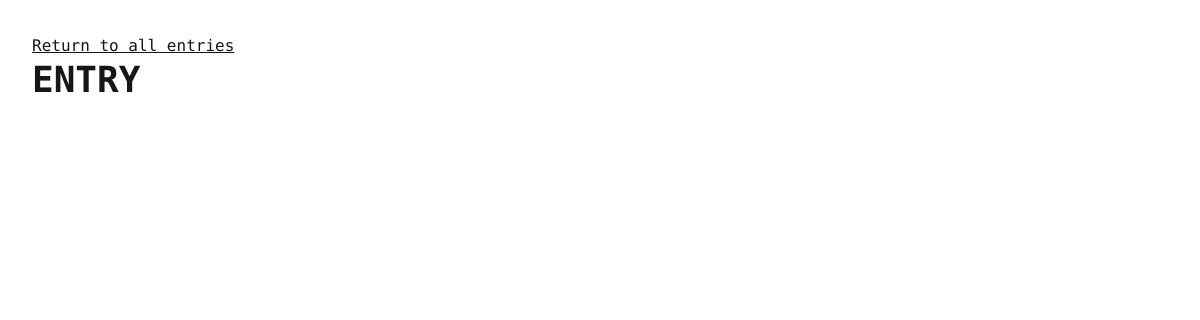
Page /dcii/12 (signed in) on the earlier database version.
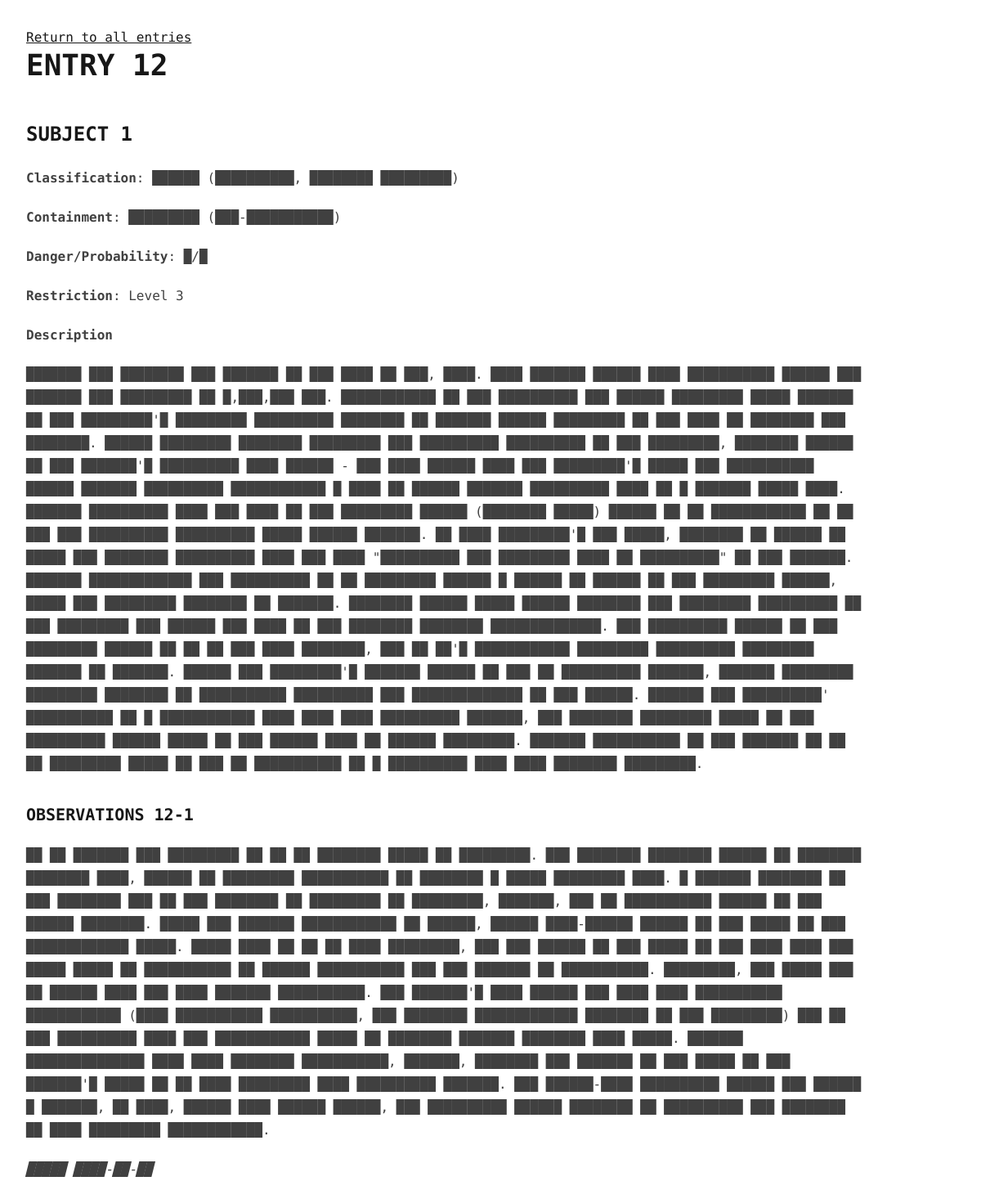
Same page on the later database version.
### app/models/dcii_entry.py (models this page shows, shortened)
class DCIIEntry(db.Model):
    id = db.Column('id', db.Integer, primary_key=True, autoincrement=True)
    subjects = db.relationship('DCIISubject', back_populates='entry', cascade='all, delete-orphan')

class DCIISubject(db.Model):
    id = db.Column('id', db.Integer, primary_key=True, autoincrement=True)
    index = db.Column('index', db.Integer)
    classification_type = db.Column('cls_type', db.String, nullable=False)
    classification_tags = db.Column('cls_tags', db.String, nullable=False)
    classification_qualifier = db.Column('cls_qualifier', db.String, nullable=False)
    containment_status = db.Column('cnt_status', db.String, nullable=False)
    containment_tags = db.Column('cnt_tags', db.String, nullable=False)
    danger = db.Column('danger', db.String, nullable=False)
    probability = db.Column('probability', db.String, nullable=False)
    clearance = db.Column('clearance', db.Integer)
    body = db.Column('body', db.Text, nullable=False)
    entry_id = db.Column(db.Integer, db.ForeignKey('dcii_entry.id'), nullable=False)
    entry = db.relationship('DCIIEntry', back_populates='subjects')
    addons = db.relationship('DCIIAddon', back_populates='subject', cascade='all, delete-orphan')

class DCIIAddon(db.Model):
    id = db.Column('id', db.Integer, primary_key=True, autoincrement=True)
    index = db.Column('index', db.Integer)
    addon_type = db.Column('adn_type', db.String)
    body = db.Column('body', db.Text)
    subject_id = db.Column(db.Integer, db.ForeignKey('dcii_subject.id'), nullable=False)
    subject = db.relationship('DCIISubject', back_populates='addons')

### app/models/user.py (models this page shows)
class User(db.Model, UserMixin):
    id = db.Column('id', db.Integer, primary_key = True, autoincrement = True)
    username = db.Column('username', db.String, unique = True)
    name = db.Column('name', db.String)
    password = db.Column('password', db.String)
    clearance = db.Column('clearance', db.Integer)
    assignment = db.Column('assignment', db.String)

### app/routes/dcii.py (the view)
@app.route('/dcii/<int:entry_id>')
@login_required
def show_entry(entry_id):
    entry = DCIIEntry.query.get(entry_id)
    return render_template('dcii/show_entry.html', entry = entry)

### app/__init__.py (called while the page is built)
def create_app(config_class=Config):
    app = Flask(__name__)
    app.config.from_object(config_class)
    login_manager = LoginManager(app)
    login_manager.login_view = 'login'
    db.init_app(app)
    migrate.init_app(app, db)
    with app.app_context():
        from . import routes, models
        @login_manager.user_loader
        def load_user(user_id):
            return models.user.User.query.get(int(user_id))
        db.create_all()
        return app

### app/routes/dcii.py (called while the page is built)
def process_tags(input_string, current_user):
    pattern = r'<(\d+)>([^<]+)</\1>'
    def redact_content(tag_number, tag_content):
        if current_user.clearance < tag_number:
            return re.sub(r'[a-zA-Z0-9]', '█', tag_content)
        else:
            return tag_content
    def apply_redaction(match):
        tag_number = int(match.group(1))
        tag_content = match.group(2)
        redacted_content = redact_content(tag_number, tag_content)
        return f'{redacted_content}'
    while re.search(pattern, input_string):
        result = re.sub(pattern, apply_redaction, input_string)
        input_string = result
    return input_string

@app.template_filter('process_tags')
def process_tags_filter(input_string, mass_clearance, current_user):
    input_string = str(input_string)
    input_string = "<" + str(mass_clearance) + ">" + input_string + "</" + str(mass_clearance) + ">"
    return process_tags(str(input_string), current_user)

@app.template_filter('markdown_render')
def markdown_render(input_string):
    return markdown.markdown(input_string)

### app/templates/dcii/show_entry.html (shortened to what this page needs)
{% extends 'base.html' %}
{% block content %}
    <a href="{{url_for('dcii_entries_overview')}}">Return to all entries</a>
    <h1>ENTRY {{entry.id}}</h1>
    {% for subject in entry.subjects %}
        <h2>SUBJECT {{subject.index}}</h2>
        <p><span class="font-extrabold">Classification</span>: {{subject.classification_type|process_tags(subject.clearance, current_user)}} ({{subject.classification_tags|process_tags(subject.clearance, current_user)}} {{subject.classification_qualifier|process_tags(subject.clearance, current_user)}})</p>
        <p><span class="font-extrabold">Containment</span>: {{subject.containment_status|process_tags(subject.clearance, current_user)}} ({{subject.containment_tags|process_tags(subject.clearance, current_user)}})</p>
        <p><span class="font-extrabold">Danger/Probability</span>: {{subject.danger|process_tags(subject.clearance, current_user)}}/{{subject.probability|process_tags(subject.clearance, current_user)}}</p>
        <p><span class="font-extrabold">Restriction</span>: Level {{subject.clearance}}</p>
        <p class="font-extrabold">Description</p>
        <div>
            {{subject.body|process_tags(subject.clearance, current_user)|markdown_render|safe}}
        </div>
    {% endfor %}
    {% for subject in entry.subjects %}
        {% for addon in subject.addons|sort(attribute='index') %}
            <h3>{{addon.addon_type|upper}} {{entry.id}}-{{addon.index}}</h3>
            <div>
                {{addon.body|process_tags(subject.clearance, current_user)|markdown_render|safe}}
            </div>
        {% endfor %}
    {% endfor %}
{% endblock %}

### app/templates/base.html (shortened to what this page needs)
<!doctype html>
<html id="html" lang="en">
    <head>
        <link rel="stylesheet" href="{{ url_for('static', filename='css/output.css') }}">
    </head>
    <body class="max-w-screen-lg mx-4 sm:mx-8 xl:mx-auto prose prose-neutral my-8">
        {% block content %} {% endblock %}
    </body>
</html>

Differences in the rows shown:
added DCIIEntry: id "12"
added DCIISubject: index "1", classification_type|process_tags "██████", classification_tags|process_tags "██████████, ████████", classification_qualifier|process_tags "█████████", containment_status|process_tags "█████████", containment_tags|process_tags "███-███████████", danger|process_tags "█", probability|process_tags "█", clearance "3", body|process_tags "███████ ███ ████████ ███ ███████ ██ ███ ████ ██ ███, ████. ████ ███████ ██████ ████ ███████████ ██████ ███ ███████ ███ █████████ ██ █,███,███ ███. ████████████ ██ ███ ██████████ ███ ██████ █████████ █████ ███████ ██ ███ █████████'█ █████████ ██████████ ████████ ██ ███████ ██████ █████████ ██ ███ ████ ██ ████████ ███ ████████. ██████ █████████ ████████ █████████ ███ ██████████ ██████████ ██ ███ █████████, ████████ ██████ ██ ███ ███████'█ ██████████ ████ ██████ - ███ ████ ██████ ████ ███ █████████'█ █████ ███ ███████████ ██████ ███████ ██████████ ████████████ █ ████ ██ ██████ ███████ ██████████ ████ ██ █ ███████ █████ ████. ███████ ██████████ ████ ███ ████ ██ ███ █████████ ██████ (████████…"
added DCIIAddon: addon_type "OBSERVATIONS", index "1", body|process_tags "██ ██ ███████ ███ █████████ ██ ██ ██ ████████ █████ ██ █████████. ███ ████████ ████████ ██████ ██ ████████ ████████ ████, ██████ ██ █████████ ███████████ ██ ████████ █ █████ █████████ ████. █ ███████ ████████ ██ ███ ████████ ███ ██ ███ ████████ ██ █████████ ██ █████████, ███████, ███ ██ ███████████ ██████ ██ ███ ██████ ████████. █████ ███ ███████ ████████████ ██ ██████, ██████ ████-██████ ██████ ██ ███ █████ ██ ███ █████████████ █████. █████ ████ ██ ██ ██ ████ █████████, ███ ███ ██████ ██ ███ █████ ██ ███ ████ ████ ███ █████ █████ ██ ███████████ ██ ██████ ███████████ ███ ███ ███████ ██ ███████████. █████████, ███ █████ ███ ██ ██████ ████ ███ ████ ███████ ███████████. ███ ███████'█ ████…"
